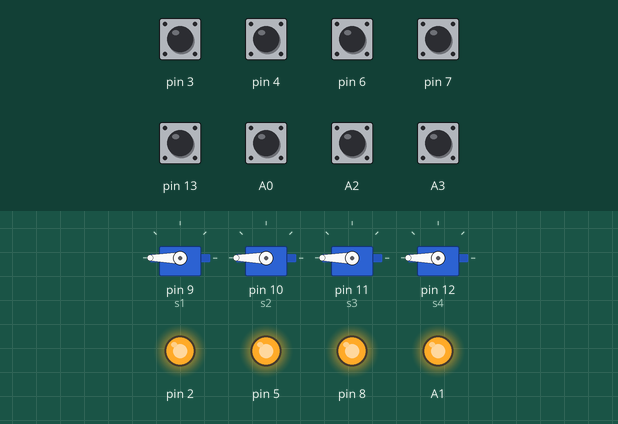
This sketch was run on a simulated Arduino Uno, built with avr-gcc and run on an emulated ATmega328P. Parts: 4 × servo, output pins drawn as LEDs (lit = HIGH). The test bench sets the inputs (shaded band); at power-on: A0, A2, A3, pin 3, pin 4, pin 6, pin 7, pin 13 HIGH.

Above: at 1.2 s.
1.3 s: pin 3 pulled LOW for 0.15 s
At 2.0 s:
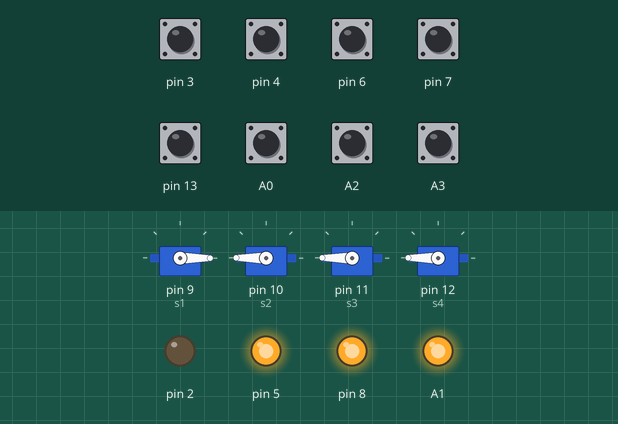
2.9 s: pin 6 pulled LOW for 0.15 s
At 4.2 s:
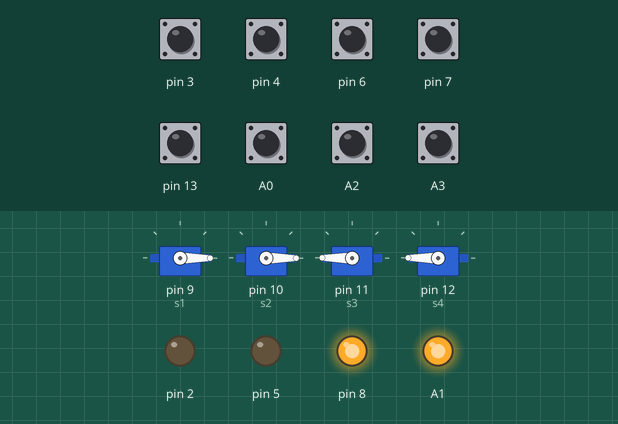
4.5 s: pin 4 pulled LOW for 0.15 s
At 5.6 s:
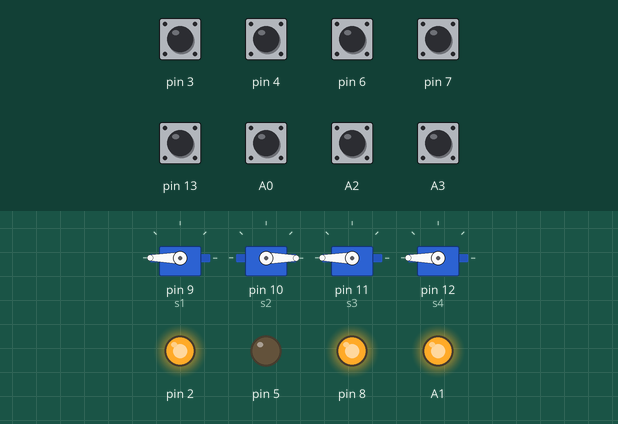
6.1 s: pin 13 pulled LOW for 0.15 s
At 6.8 s:
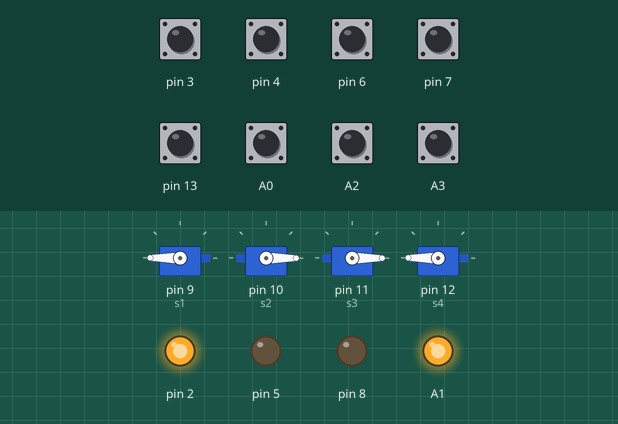
7.7 s: pin 7 pulled LOW for 0.15 s
At 8.1 s:
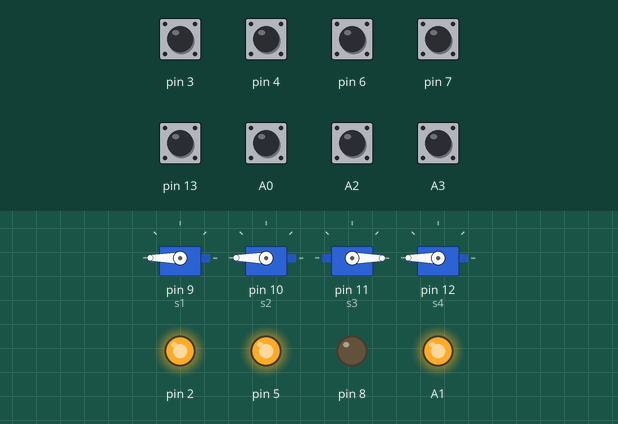
9.3 s: A2 pulled LOW for 0.15 s
At 10.5 s:
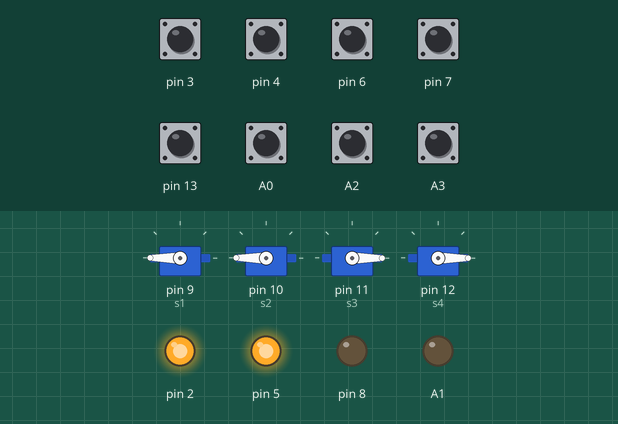
Timing chart, 0 to 11.9 s (numbered marks = the images above; inputs shaded):
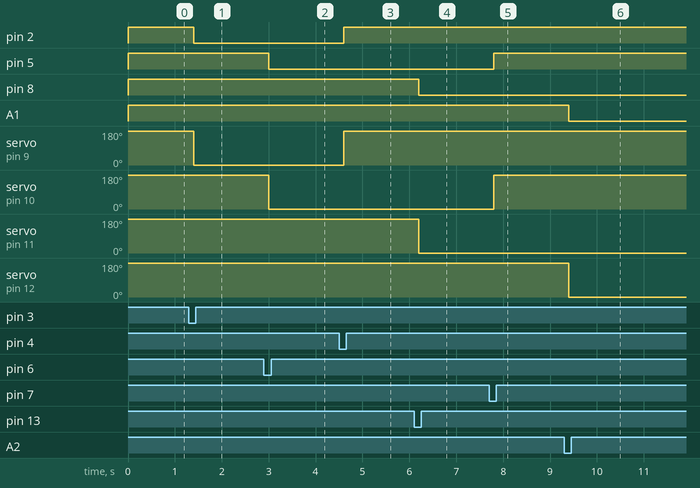

Measured:
- after the input at 1.3 s, pin 2: HIGH → LOW after 0.10 s; servo on pin 9 (s1): 180° → 0° after 0.10 s
- after the input at 2.9 s, pin 5: HIGH → LOW after 0.10 s; servo on pin 10 (s2): 180° → 0° after 0.10 s
- after the input at 4.5 s, pin 2: LOW → HIGH after 0.10 s; servo on pin 9 (s1): 0° → 180° after 0.10 s
- after the input at 6.1 s, pin 8: HIGH → LOW after 0.10 s; servo on pin 11 (s3): 180° → 0° after 0.10 s
- after the input at 7.7 s, pin 5: LOW → HIGH after 0.10 s; servo on pin 10 (s2): 0° → 180° after 0.10 s
- after the input at 9.3 s, A1: HIGH → LOW after 0.10 s; servo on pin 12 (s4): 180° → 0° after 0.10 s

The sketch:

shutter.ino
```cpp
bool ser1=1, ser2=1, ser3=1, ser4=1;
#include <Servo.h>

Servo s1;
Servo s2;
Servo s3;
Servo s4;

char servo=0;

void setup() {
  s1.attach(9);
  s2.attach(10);
  s3.attach(11);
  s4.attach(12);

  pinMode(2, OUTPUT);
  pinMode(3, INPUT_PULLUP);
  pinMode(4, INPUT_PULLUP);
  pinMode(5, OUTPUT);
  pinMode(6, INPUT_PULLUP);
  pinMode(7, INPUT_PULLUP);
  pinMode(8, OUTPUT);
  pinMode(13, INPUT_PULLUP);
  pinMode(A0, INPUT_PULLUP);
  pinMode(A1, OUTPUT);
  pinMode(A2, INPUT_PULLUP);
  pinMode(A3, INPUT_PULLUP);

  Serial.begin(9600);
}

void loop() {
  digitalWrite(2, ser1);
  digitalWrite(5, ser2);
  digitalWrite(8, ser3);
  digitalWrite(A1, ser4);
  s1.write(180*ser1);
  s2.write(180*ser2);
  s3.write(180*ser3);
  s4.write(180*ser4);
  if (!digitalRead(3))
  {
    delay(100);
    if (!digitalRead(3))
    {
      ser1=0;
    }
  }
  if (!digitalRead(4))
  {
    delay(100);
    if (!digitalRead(4))
    {
      ser1=1;
    }
  }
  if (!digitalRead(6))
  {
    delay(100);
    if (!digitalRead(6))
    {
      ser2=0;
    }
  }
  if (!digitalRead(7))
  {
    delay(100);
    if (!digitalRead(7))
    {
      ser2=1;
    }
  }
  if (!digitalRead(13))
  {
    delay(100);
    if (!digitalRead(13))
    {
      ser3=0;
    }
  }
  if (!digitalRead(A0))
  {
    delay(100);
    if (!digitalRead(A0))
    {
      ser3=1;
    }
  }
  if (!digitalRead(A2))
  {
    delay(100);
    if (!digitalRead(A2))
    {
      ser4=0;
    }
  }
  if (!digitalRead(A3))
  {
    delay(100);
    if (!digitalRead(A3))
    {
      ser4=1;
    }
  }
  if(Serial.available()>0)
  {
    servo=Serial.read();

    switch  (servo)
    {
      case 'A':
      {
        ser1='0'-Serial.read()+1;
        break;
      }
      case 'B':
      {
        ser2='0'-Serial.read()+1;
        break;
      }
      case 'C':
      {
        ser3='0'-Serial.read()+1;
        break;
      }
      case 'D':
      {
        ser4='0'-Serial.read()+1;
        break;
      }
      case 'S':
      {
        Serial.print(!ser1, DEC);
        Serial.print(!ser2, DEC);
        Serial.print(!ser3, DEC);
        Serial.println(!ser4, DEC);
      }
    }
  }
}
```
